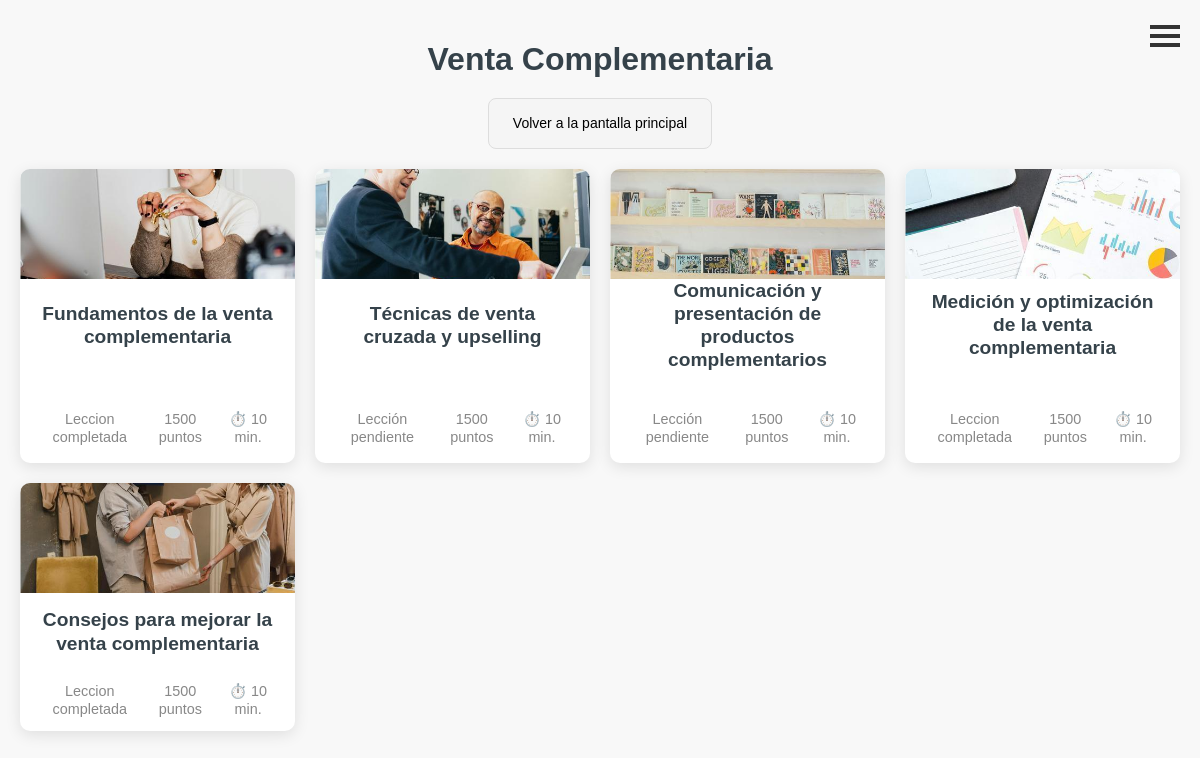
The page /curso/2/ (signed in) on the database its author committed.
### cursos/models.py (models this page shows, shortened)
class Curso(models.Model):
    titulo = models.CharField(max_length=200)
    explicacion = models.TextField()
    miniexplicacion = models.TextField()
    fecha_creacion = models.DateTimeField(default=timezone.now)
    puntos = models.SmallIntegerField()
    miniatura = models.ImageField(upload_to='images/miniaturas/')

class Leccion(models.Model):
    titulo = models.CharField(max_length=200)
    explicacion = models.TextField()
    autor = models.ForeignKey('Autor', on_delete=models.CASCADE)
    fecha_creacion = models.DateTimeField(default=timezone.now)
    contenido = models.TextField()
    puntos = models.SmallIntegerField()
    ejercicio = models.ForeignKey('Ejercicio', on_delete=models.CASCADE, blank=True, null=True)
    curso = models.ForeignKey('Curso', on_delete=models.CASCADE)
    miniatura = models.ImageField(upload_to='images/miniaturas/')
    imagen1 = models.ImageField(upload_to='images/lecciones/', blank=True, null=True)
    imagen2 = models.ImageField(upload_to='images/lecciones/', blank=True, null=True)
    imagen3 = models.ImageField(upload_to='images/lecciones/', blank=True, null=True)
    imagen4 = models.ImageField(upload_to='images/lecciones/', blank=True, null=True)
    imagen5 = models.ImageField(upload_to='images/lecciones/', blank=True, null=True)

### cursos/views.py (the view)
def detalle_curso(request, pk):
    curso = get_object_or_404(Curso, pk=pk)
    lecciones = Leccion.objects.filter(curso_id=pk)
    lecciones_completadas = {}
    for leccion in lecciones:
        leccion_completada = UsuarioLeccion.objects.filter(usuario=request.user, leccion=leccion, completada=True).exists()
        lecciones_completadas[leccion.id] = leccion_completada
    return render(request, 'cursos/detalle_curso.html', {'curso': curso, 'lecciones':lecciones, 'lecciones_completadas': lecciones_completadas})

### cursos/templatetags/custom_filters.py (called while the page is built)
@register.filter
def get_item(dictionary, key):
    return dictionary.get(key)

### cursos/templates/cursos/detalle_curso.html (shortened to what this page needs)
{% extends 'cursos/base.html' %}
{% load custom_filters %}
{% load static %}
{% block content %}
<section class="course-categories">
    <h2>{{ curso.titulo }}</h2>
    <div class="back-to-menu">
        <a href="/">Volver a la pantalla principal</a>
      </div>
    <div class="categories-grid">
      {% for leccion in lecciones %}
      <div class="category-item">
        <div class="category-image">
            <img src="{{ leccion.miniatura.url }}" alt="imagen" />
        </div>
        <div class="category-content">
            <h3><a href="{% url 'detalle_leccion' pk=leccion.pk %}" title='{{leccion.titulo}}'>{{leccion.titulo}}</a></h3>
            <div class="category-meta">
                <span>
                {% if lecciones_completadas|default_if_none:""|get_item:leccion.id %}
                    <div class="lesson-subtext">Leccion completada</div>
                {% else %}
                    <div class="lesson-subtext">Lección pendiente</div>
                {% endif %}
                </span>
                <span>1500 puntos</span>
                <span>⏱️ 10 min.</span>
            </div>
        </div>
    </div>
    {% endfor %}
            </div>
        </section>
{% endblock %}

### cursos/static/css/curso.css (style rules this page uses)
body, h1, h2, p, ul { margin: 0; padding: 0; list-style: none; }
body { font-family: Arial, sans-serif; line-height: 1.2; background-color: #f4f4f4; color: #333; }
.course-categories { padding: 40px 20px; background-color: #f8f8f8; text-align: center; }
.course-categories h2 { margin-bottom: 20px; font-size: 2rem; color: #35424a; }
.categories-grid { display: grid; gap: 20px; grid-template-columns: repeat(auto-fit, minmax(250px, 1fr)); margin-top: 5px; }
.category-item { background-color: #fff; border-radius: 10px; box-shadow: 0px 4px 15px rgba(0, 0, 0, 0.1); overflow: hidden; transition: transform 0.3s ease, box-shadow 0.3s ease; display: flex; flex-direction: column; justify-content: space-between; }
.category-item a { color: #35424a; text-decoration: none; font-weight: bold; border-bottom: 2px solid transparent; transition: color 0.3s ease, border-bottom-color 0.3s ease; }
.category-content { padding: 20px; display: flex; flex-direction: column; height: 100%; }
.category-content h3 { font-size: clamp(1.2rem, 1.3vw, 1.2rem); color: #35424a; margin-bottom: 10px; margin-top: 5px; flex: 0 1 30%; display: flex; align-items: center; justify-content: center; text-align: center; max-height: 30%; }
.category-meta { display: flex; gap: 10px; font-size: 0.9rem; color: #888; flex: 0 1 20%; align-items: center; justify-content: center; text-align: center; margin-top: auto; max-height: 20%; }
.category-meta span { display: flex; align-items: center; gap: 5px; }
.category-image { width: 100%; padding-top: 40%; position: relative; overflow: hidden; background-color: #f8f8f8; }
.category-image img { position: absolute; top: 50%; left: 50%; width: 100%; height: 100%; object-fit: cover; transform: translate(-50%, -50%); }
.back-to-menu { display: block; margin-bottom: 20px; padding: 8px 12px; text-align: center; background-color: #f5f5f5; color: #333; font-size: 14px; font-weight: normal; text-decoration: none; border-radius: 8px; border: 1px solid #ddd; transition: background-color 0.3s ease, color 0.3s ease; cursor: pointer; width: fit-content; margin-left: auto; margin-right: auto; }
.back-to-menu a { display: block; padding: inherit; color: inherit; text-decoration: none; }
.back-to-menu a { text-decoration: none; color: #000; }

### rows shown on the page
Curso: titulo "Venta Complementaria"
Leccion: miniatura (picture), titulo "Fundamentos de la venta complementaria", shows "Leccion completada"
Leccion: miniatura (picture), titulo "Técnicas de venta cruzada y upselling", shows "Lección pendiente"
Leccion: miniatura (picture), titulo "Comunicación y presentación de productos complementarios", shows "Lección pendiente"
Leccion: miniatura (picture), titulo "Medición y optimización de la venta complementaria", shows "Leccion completada"
Leccion: miniatura (picture), titulo "Consejos para mejorar la venta complementaria", shows "Leccion completada"
